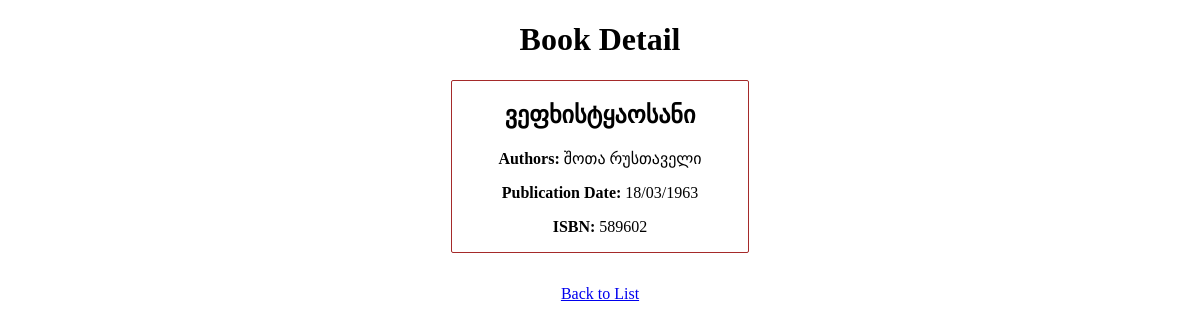
The page /books/2/ on the database its author committed.
### books/models.py (models this page shows, shortened)
class Book(models.Model):
    title = models.CharField(max_length=100, null=False)
    authors = models.CharField(max_length=100, null=False)
    publication_date = models.CharField(max_length=15, null=False)
    isbn = models.CharField(max_length=11, null=False)

### books/views.py (the view)
# urls.py: path('<int:book_id>/', views.book_detail, name='book_detail'),
def book_detail(request, book_id):
    book = get_object_or_404(Book, id=book_id)
    context = {'book': book}
    return render(request, 'books/book_detail.html', context)

### books/templates/books/book_detail.html (shortened to what this page needs)
{% extends 'books/base.html' %}
{% block body %}
    <h1 style="text-align: center;">Book Detail</h1>
    <div class="container">
        <div class="book">
            <h2>{{ book.title }}</h2>
            <p><strong>Authors:</strong> {{ book.authors }}</p>
            <p><strong>Publication Date:</strong> {{ book.publication_date }}</p>
            <p><strong>ISBN:</strong> {{ book.isbn }}</p>
        </div>
    </div>
    <div style="margin-top: 2rem;text-align: center;">
        <a href="{% url 'list_books' %}">Back to List</a>
    </div>
{% endblock %}

### books/static/css/style.css (style rules this page uses)
.container { width: 100%; display: flex; gap: 1rem; flex-wrap: wrap; justify-content: center; }
.book { width: 25%; border: 1px solid brown; text-align: center; border-radius: 2px; }

### rows shown on the page
Book: title "ვეფხისტყაოსანი", authors "შოთა რუსთაველი", publication_date "18/03/1963", isbn "589602"
